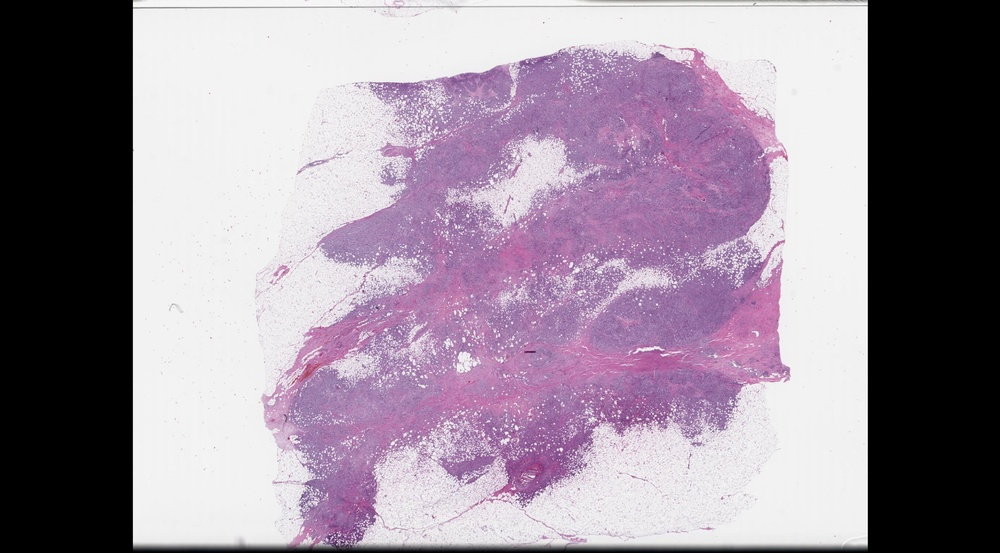
#> input picture test3.jpeg, 1000 x 553 px, shrunk from 2778 x 1536 before the run; its folder holds only this picture in this run
$ python -i preprocessing.py   (imports and definitions only)
#> lines starting #> are read from the running program, lines starting #| are printed output that depends on the picture; after the words box and inside, x2 and y2 are one past the last pixel; in counts of white or black regions, pixels touching at a corner belong together
import cv2
import numpy as np
import pathlib
from pathlib import Path
import os

class Preprocessing:
    def __init__(self):
        pass

    def load_process_data(self, image_path):
#> called with image_path = '../test3.jpeg'
        image_bgr = cv2.imread(image_path)
#> image_bgr is the input picture: shape (553, 1000, 3); mean B, G, R 154.2, 139.9, 153.4
        if image_bgr is None:
            raise ValueError('Could not read image')

        cleaned_bgr = self.clean_artifacts(image_bgr)
        image_rgb = cv2.cvtColor(cleaned_bgr, cv2.COLOR_BGR2RGB)

        cv2.imshow('Original Image', image_bgr)
        cv2.imshow('Cleaned Image', cleaned_bgr)

        processed_data = {
            'original_path': image_path,
            'for_rgb': image_rgb.copy(),
            'for_hsv': cleaned_bgr.copy(),
            'for_lab': cleaned_bgr.copy(),
            'for_deconvolution': image_rgb.copy(),
            'cleaned_bgr': cleaned_bgr
        }

        return processed_data

    @staticmethod
    def clean_artifacts(image_bgr, kernel_size=5, background_threshold=220):
#> called with kernel_size = 5, background_threshold = 220
        cleaned_image = cv2.medianBlur(image_bgr, kernel_size)

        gray = cv2.cvtColor(cleaned_image, cv2.COLOR_BGR2GRAY)
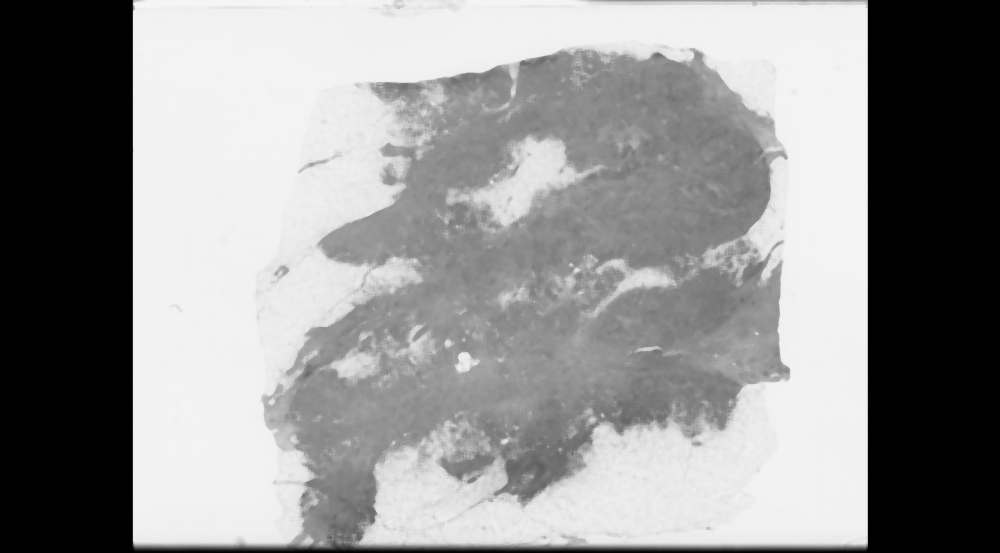
#> gray: shape (553, 1000); min 0, max 246, mean 145.4
        _, background_mask = cv2.threshold(gray, background_threshold, 255, cv2.THRESH_BINARY)
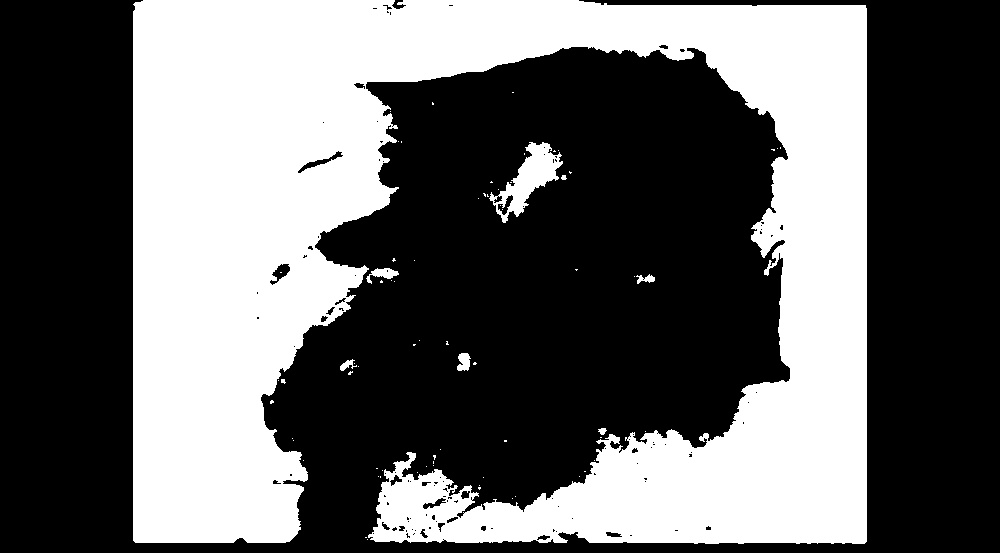
#> background_mask: shape (553, 1000); 39.8% white; 72 white regions (64 under 20 px), largest, box (x1, y1, x2, y2) and area: (133, 0, 867, 544) 217141, (489, 142, 563, 223) 2194, (366, 268, 399, 284) 233

        if np.any(background_mask):
            mean_tissue_color = cv2.mean(cleaned_image, mask=cv2.bitwise_not(background_mask))[:3]
#> mean_tissue_color = (97.27, 74.4, 96.04)
            cleaned_image[background_mask > 0] = mean_tissue_color
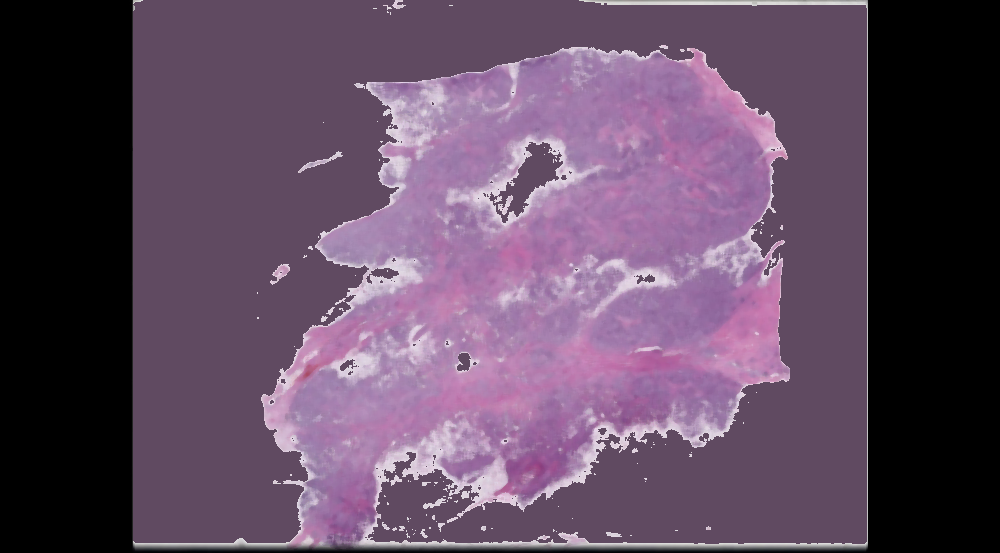
#> cleaned_image: shape (553, 1000, 3); mean B, G, R 97.2, 74.2, 96

        clahe = cv2.createCLAHE(clipLimit=2.0, tileGridSize=(8, 8))
        channels = cv2.split(cleaned_image)
        channels_eq = [clahe.apply(ch) for ch in channels]
#> channels_eq = 3 items
        cleaned_image = cv2.merge(channels_eq)
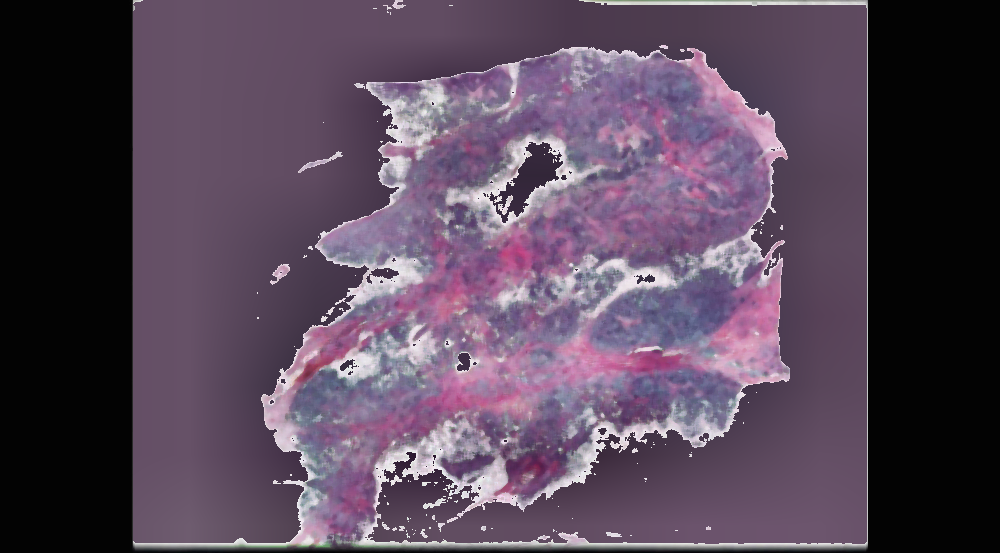
#> cleaned_image: shape (553, 1000, 3); mean of channels 0, 1, 2 89.3, 71, 87.1; drawn as B, G, R

        return cleaned_image

    def process_folder(self, input_folder, output_folder=None):
        image_extensions = ['.png', '.jpg', '.jpeg', '.tif', '.tiff', '.svs']
        image_paths = []
        for ext in image_extensions:
            image_paths.extend(Path(input_folder).glob(f'*{ext}'))
            image_paths.extend(Path(input_folder).glob(f'*{ext.upper()}'))

        all_processed_data=[]
        for image_path in image_paths:
            try:
                processed_data = self.load_process_data(str(image_path))
                all_processed_data.append(processed_data)
                if output_folder:
                    self.load_process_data(processed_data, output_folder)
            except Exception as e:
              print(e)
        return all_processed_data

    def _save_processed_image(self, processed_data, output_folder):
        os.makedirs(output_folder, exist_ok=True)
        original_path = Path(processed_data['original_path'])
        base_name = original_path.stem
        output_path = Path(output_folder) / f"{base_name}_cleaned.png"
        cv2.imwrite(str(output_path), cv2.cvtColor(processed_data['for_rgb'], cv2.COLOR_RGB2BGR))

>>> result = Preprocessing().load_process_data('../test3.jpeg')
#> result = 6 items
